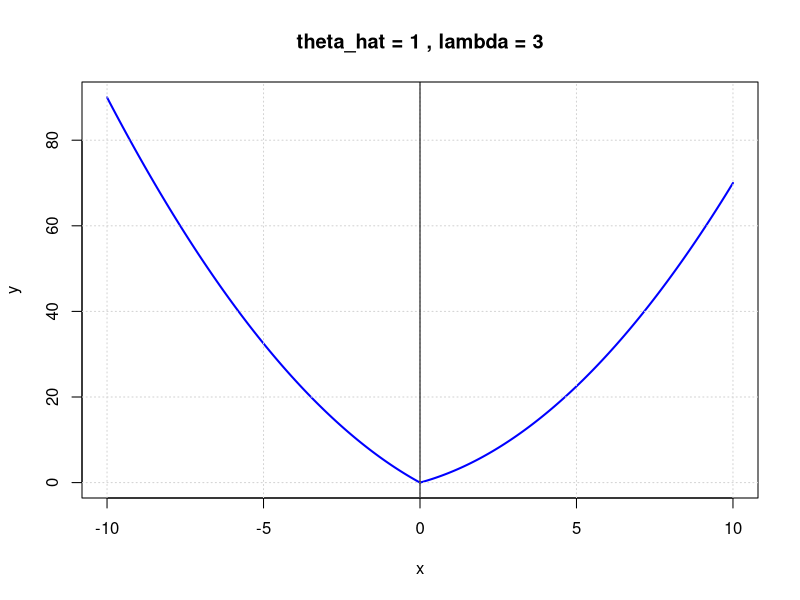
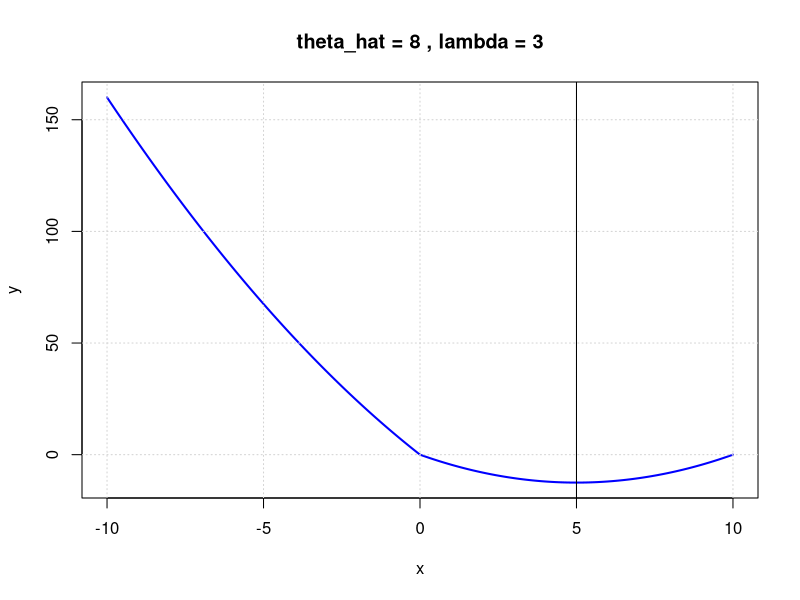

Recreate these plots in R, in order.
# Define the quadratic function
quadratic_function <- function(x, a, theta_hat, lambda, c) {
  return(a * x^2 - theta_hat * x + lambda *abs(x)+ c)
}

# Set up the coefficients (customizable)
theta_hat <- 1   # Coefficient for x
c <- 0    # Constant term
lambda <- 3

plot_fun <- function(theta_hat, lambda, c) {
  # Define the range of x values
  x_values <- seq(-10, 10, by = 0.1)
  
  # Compute the y values using the quadratic function
  y_values <- quadratic_function(x_values, 0.5, theta_hat, lambda, c)
  
  # Plot the function
  plot(x_values, y_values, type = "l", col = "blue", lwd = 2,
       main = c(paste("theta_hat =", theta_hat,", lambda =", lambda)),
       xlab = "x", ylab = "y",
       xlim = c(-10, 10), ylim = range(y_values))
  # Add a grid for better visualization
  grid()
}

plot_fun(theta_hat, lambda, c)
abline(v = 0)
  
# Set up the coefficients (customizable)
theta_hat <- 8
c <- 0    
lambda <- 3
plot_fun(theta_hat, lambda, c)
abline(v = theta_hat - lambda)
